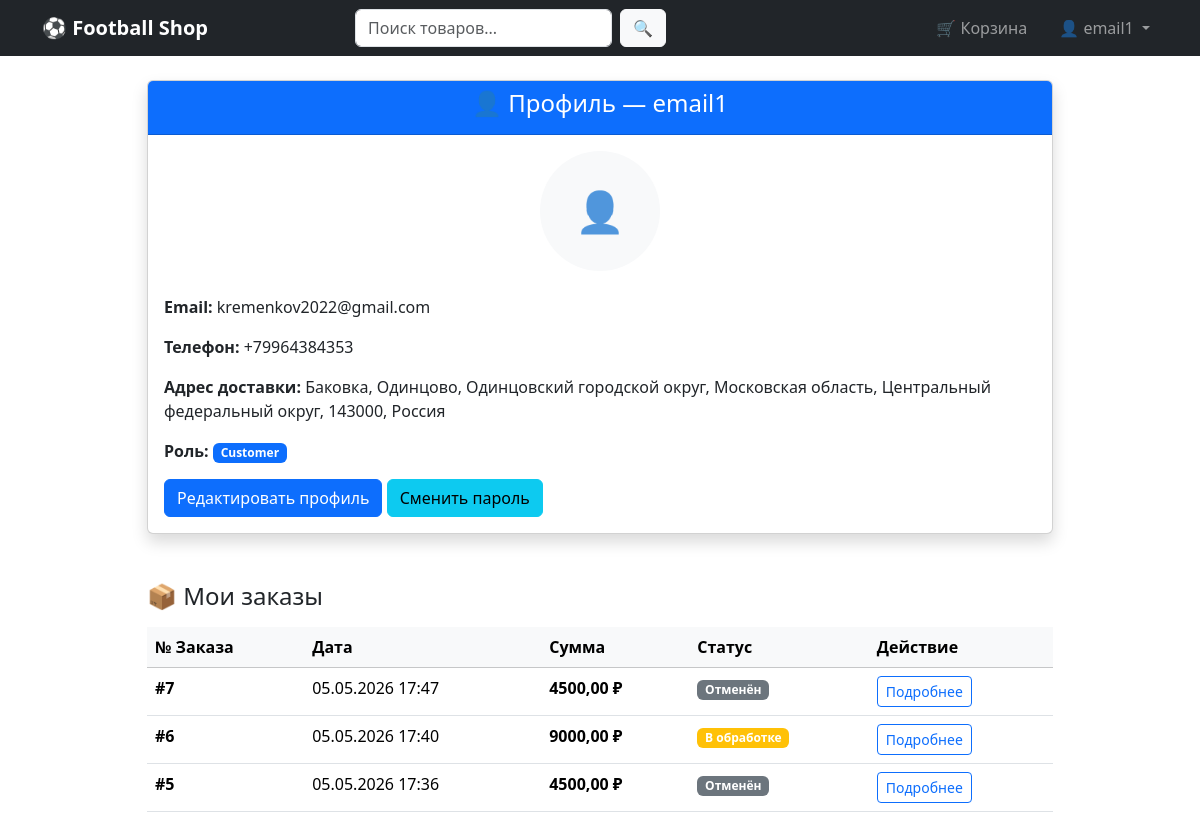
The app's page /accounts/profile/ (signed in) with its own data.
### accounts/models.py (models this page shows, shortened)
class Profile(models.Model):
    user = models.OneToOneField(User, on_delete=models.CASCADE, related_name='profile')
    phone = models.CharField(
        max_length=15,
        blank=True,
        validators=[RegexValidator(regex=r'^\+?1?\d{9,15}$', message="Введите корректный номер телефона")]
    )
    address = models.TextField(blank=True)
    date_of_birth = models.DateField(null=True, blank=True)
    avatar = models.ImageField(
        upload_to='avatars/',
        blank=True,
        null=True,
        verbose_name="Аватарка"
    )
    favorite_team = models.CharField(
        max_length=100,
        blank=True,
        verbose_name="Любимая команда"
    )
    shirt_size = models.CharField(
        max_length=5,
        choices=[
            ('XS', 'XS'), ('S', 'S'), ('M', 'M'),
            ('L', 'L'), ('XL', 'XL'), ('XXL', 'XXL')
        ],
        blank=True,
        verbose_name="Размер формы"
    )
    favorite_player = models.CharField(
        max_length=100,
        blank=True,
        verbose_name="Любимый игрок"
    )
    latitude = models.FloatField(null=True, blank=True, verbose_name="Широта")
    longitude = models.FloatField(null=True, blank=True, verbose_name="Долгота")

### shop/models.py (models this page shows, shortened)
class Order(models.Model):
    STATUS_CHOICES = [
        ('pending', 'В обработке'),
        ('confirmed', 'Подтверждён'),
        ('shipped', 'Отправлен'),
        ('delivered', 'Доставлен'),
        ('cancelled', 'Отменён'),
    ]
    user = models.ForeignKey(User, on_delete=models.CASCADE, verbose_name="Пользователь")
    created_at = models.DateTimeField(auto_now_add=True, verbose_name="Дата создания")
    status = models.CharField(max_length=20, choices=STATUS_CHOICES, default='pending', verbose_name="Статус")
    total_amount = models.DecimalField(max_digits=10, decimal_places=2, default=0, verbose_name="Сумма заказа")
    address = models.TextField(verbose_name="Адрес доставки", blank=True, null=True)
    phone = models.CharField(max_length=20, verbose_name="Телефон", blank=True, null=True)
    comment = models.TextField(blank=True, null=True, verbose_name="Комментарий к заказу")
    class Meta:
        ordering = ['-created_at']
        verbose_name = "Заказ"
        verbose_name_plural = "Заказы"

### accounts/views.py (the view)
# urls.py: path('profile/', views.profile, name='profile'),
@login_required
def profile(request):
    try:
        profile = request.user.profile
    except:
        profile = None
    orders = Order.objects.filter(user=request.user).order_by('-created_at')
    return render(request, 'accounts/profile.html', {
        'profile': profile,
        'orders': orders,
        'role': 'Manager' if request.user.groups.filter(name='Manager').exists() else 'Customer',
        'role_class': 'bg-success' if request.user.groups.filter(name='Manager').exists() else 'bg-primary',
    })

### templates/accounts/profile.html (shortened to what this page needs)
{% extends 'base.html' %}
{% block content %}
<div class="container">
    <div class="row justify-content-center">
        <div class="col-lg-10">
            <div class="card shadow">
                <div class="card-header bg-primary text-white text-center">
                    <h4>👤 Профиль — {{ user.username }}</h4>
                </div>
                <div class="card-body">
                    <div class="text-center mb-4">
                        {% if profile and profile.avatar %}
                            <img src="{{ profile.avatar.url }}" alt="Аватар" class="rounded-circle" width="120" height="120">
                        {% else %}
                            <div class="rounded-circle bg-light d-inline-flex align-items-center justify-content-center" style="width: 120px; height: 120px;">
                                <span class="text-muted fs-1">👤</span>
                            </div>
                        {% endif %}
                    </div>
                    <p><strong>Email:</strong> {{ user.email|default:"—" }}</p>
                    <p><strong>Телефон:</strong> {{ profile.phone|default:"—" }}</p>
                    <p><strong>Адрес доставки:</strong> {{ profile.address|default:"—" }}</p>
                    <p><strong>Роль:</strong> <span class="badge {{ role_class }}">{{ role }}</span></p>
                    <a href="{% url 'accounts:edit_profile' %}" class="btn btn-primary">Редактировать профиль</a>
                    <a href="{% url 'accounts:change_password' %}" class="btn btn-info">Сменить пароль</a>
                </div>
            </div>
            <h4 class="mt-5 mb-3">📦 Мои заказы</h4>
            {% if orders %}
                <div class="table-responsive">
                    <table class="table table-hover">
                        <thead class="table-light">
                            <tr>
                                <th>№ Заказа</th>
                                <th>Дата</th>
                                <th>Сумма</th>
                                <th>Статус</th>
                                <th>Действие</th>
                            </tr>
                        </thead>
                        <tbody>
                            {% for order in orders %}
                            <tr>
                                <td><strong>#{{ order.id }}</strong></td>
                                <td>{{ order.created_at|date:"d.m.Y H:i" }}</td>
                                <td><strong>{{ order.total_amount|floatformat:2 }} ₽</strong></td>
                                <td>
                                    <span class="badge
                                        {% if order.status == 'pending' %}bg-warning
                                        {% elif order.status == 'confirmed' %}bg-info
                                        {% elif order.status == 'shipped' %}bg-primary
                                        {% elif order.status == 'delivered' %}bg-success
                                        {% else %}bg-secondary{% endif %}">
                                        {{ order.get_status_display }}
                                    </span>
                                </td>
                                <td>
                                    <a href="{% url 'shop:order_detail' order.id %}" class="btn btn-sm btn-outline-primary">Подробнее</a>
                                </td>
                            </tr>
                            {% endfor %}
                        </tbody>
                    </table>
                </div>
            {% else %}
                <div class="alert alert-info">
                    У вас пока нет заказов.
                </div>
            {% endif %}
        </div>
    </div>
</div>
{% endblock %}

### templates/base.html (shortened to what this page needs)
<!DOCTYPE html>
<html lang="ru">
<head>
    <link href="https://cdn.jsdelivr.net/npm/bootstrap@5.3.3/dist/css/bootstrap.min.css" rel="stylesheet">
    <link href="https://cdn.jsdelivr.net/npm/bootstrap-icons@1.11.3/font/bootstrap-icons.css" rel="stylesheet">
</head>
<body>
    <nav class="navbar navbar-expand-lg navbar-dark bg-dark">
        <div class="container">
            <a class="navbar-brand fw-bold" href="{% url 'shop:index' %}">
                ⚽ Football Shop
            </a>
            <div class="collapse navbar-collapse" id="navbarNav">
                <form class="d-flex mx-auto" style="max-width: 420px;" method="get" action="{% url 'shop:search' %}">
                    <input type="text" name="q" class="form-control" placeholder="Поиск товаров..." value="{{ request.GET.q }}">
                    <button type="submit" class="btn btn-light ms-2">🔍</button>
                </form>
                <ul class="navbar-nav ms-auto align-items-center">
                    {% if user.is_authenticated %}
                        <li class="nav-item me-3">
                            <a class="nav-link position-relative" href="{% url 'shop:cart' %}">
                                🛒 Корзина
                            </a>
                        </li>
                        <li class="nav-item dropdown">
                            <a class="nav-link dropdown-toggle" href="#" role="button" data-bs-toggle="dropdown">
                                👤 {{ user.username }}
                            </a>
                        </li>
                    {% endif %}
                </ul>
            </div>
        </div>
    </nav>
    <div class="container mt-4">
        {% block content %}
        {% endblock %}
    </div>
</body>
</html>

### records on screen
Profile: phone "+79964384353", address "Баковка, Одинцово, Одинцовский городской округ, Московская область, Центральный федеральный округ, 143000, Россия"
Order: id "7", created_at "05.05.2026 17:47", total_amount "4500,00", status "Отменён"
Order: id "6", created_at "05.05.2026 17:40", total_amount "9000,00", status "В обработке"
Order: id "5", created_at "05.05.2026 17:36", total_amount "4500,00", status "Отменён"

### other values on screen
{{ user.username }} "email1"
{{ user.email|default:"—" }} "kremenkov2022@gmail.com"
{{ role }} "Customer"
